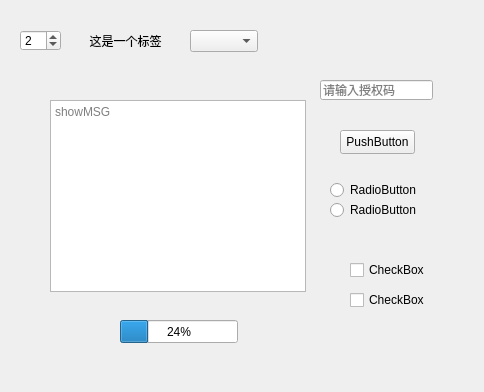
<?xml version="1.0" encoding="UTF-8"?>
<ui version="4.0">
 <class>Form</class>
 <widget class="QWidget" name="Form">
  <property name="geometry">
   <rect>
    <x>0</x>
    <y>0</y>
    <width>484</width>
    <height>392</height>
   </rect>
  </property>
  <property name="windowTitle">
   <string>Form</string>
  </property>
  <widget class="QPushButton" name="pushButton">
   <property name="geometry">
    <rect>
     <x>340</x>
     <y>130</y>
     <width>75</width>
     <height>24</height>
    </rect>
   </property>
   <property name="text">
    <string>PushButton</string>
   </property>
  </widget>
  <widget class="QLineEdit" name="getInputpwd">
   <property name="geometry">
    <rect>
     <x>320</x>
     <y>80</y>
     <width>113</width>
     <height>20</height>
    </rect>
   </property>
   <property name="placeholderText">
    <string>请输入授权码</string>
   </property>
  </widget>
  <widget class="QLabel" name="mylabel">
   <property name="geometry">
    <rect>
     <x>60</x>
     <y>10</y>
     <width>131</width>
     <height>61</height>
    </rect>
   </property>
   <property name="layoutDirection">
    <enum>Qt::LeftToRight</enum>
   </property>
   <property name="text">
    <string>这是一个标签</string>
   </property>
   <property name="alignment">
    <set>Qt::AlignCenter</set>
   </property>
  </widget>
  <widget class="QSpinBox" name="getmyNum">
   <property name="geometry">
    <rect>
     <x>20</x>
     <y>30</y>
     <width>41</width>
     <height>21</height>
    </rect>
   </property>
   <property name="value">
    <number>2</number>
   </property>
  </widget>
  <widget class="QTextBrowser" name="showMSG">
   <property name="geometry">
    <rect>
     <x>50</x>
     <y>100</y>
     <width>256</width>
     <height>192</height>
    </rect>
   </property>
   <property name="placeholderText">
    <string>showMSG</string>
   </property>
  </widget>
  <widget class="QComboBox" name="mychoose">
   <property name="geometry">
    <rect>
     <x>190</x>
     <y>30</y>
     <width>68</width>
     <height>22</height>
    </rect>
   </property>
  </widget>
  <widget class="QProgressBar" name="showProgress">
   <property name="geometry">
    <rect>
     <x>120</x>
     <y>320</y>
     <width>118</width>
     <height>23</height>
    </rect>
   </property>
   <property name="value">
    <number>24</number>
   </property>
   <property name="alignment">
    <set>Qt::AlignHCenter|Qt::AlignTop</set>
   </property>
  </widget>
  <widget class="QRadioButton" name="radioButton">
   <property name="geometry">
    <rect>
     <x>330</x>
     <y>180</y>
     <width>95</width>
     <height>20</height>
    </rect>
   </property>
   <property name="text">
    <string>RadioButton</string>
   </property>
   <attribute name="buttonGroup">
    <string notr="true">buttonGroup</string>
   </attribute>
  </widget>
  <widget class="QRadioButton" name="radioButton_2">
   <property name="geometry">
    <rect>
     <x>330</x>
     <y>200</y>
     <width>95</width>
     <height>20</height>
    </rect>
   </property>
   <property name="text">
    <string>RadioButton</string>
   </property>
   <attribute name="buttonGroup">
    <string notr="true">buttonGroup</string>
   </attribute>
  </widget>
  <widget class="QCheckBox" name="checkBox">
   <property name="geometry">
    <rect>
     <x>350</x>
     <y>260</y>
     <width>79</width>
     <height>20</height>
    </rect>
   </property>
   <property name="text">
    <string>CheckBox</string>
   </property>
   <attribute name="buttonGroup">
    <string notr="true">buttonGroup_2</string>
   </attribute>
  </widget>
  <widget class="QCheckBox" name="checkBox_2">
   <property name="geometry">
    <rect>
     <x>350</x>
     <y>290</y>
     <width>79</width>
     <height>20</height>
    </rect>
   </property>
   <property name="text">
    <string>CheckBox</string>
   </property>
   <attribute name="buttonGroup">
    <string notr="true">buttonGroup_2</string>
   </attribute>
  </widget>
 </widget>
 <resources/>
 <connections/>
 <buttongroups>
  <buttongroup name="buttonGroup"/>
  <buttongroup name="buttonGroup_2">
   <property name="exclusive">
    <bool>false</bool>
   </property>
  </buttongroup>
 </buttongroups>
</ui>
